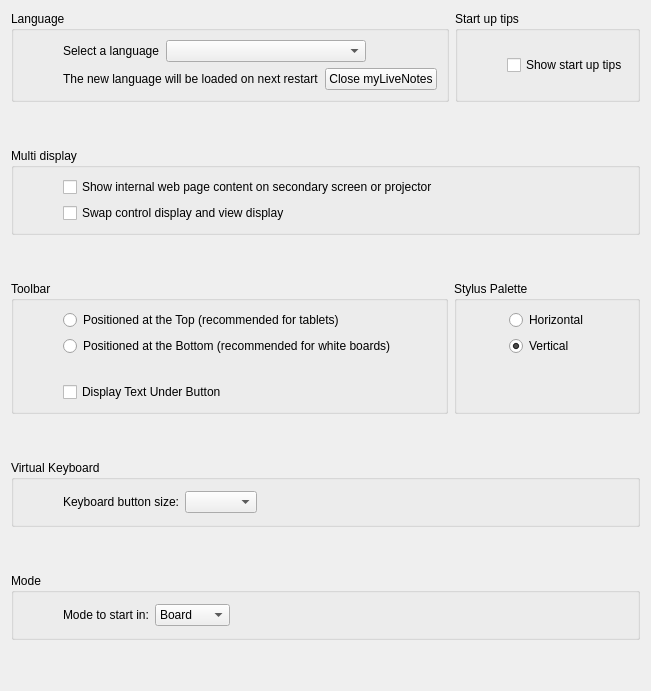
     <widget class="QWidget" name="displayTab">
      <attribute name="title">
       <string>Display</string>
      </attribute>
      <layout class="QVBoxLayout" name="verticalLayout_4">
       <item>
        <layout class="QHBoxLayout" name="horizontalLayout_10">
         <item>
          <widget class="QGroupBox" name="languageGroupBox">
           <property name="sizePolicy">
            <sizepolicy hsizetype="MinimumExpanding" vsizetype="Expanding">
             <horstretch>0</horstretch>
             <verstretch>0</verstretch>
            </sizepolicy>
           </property>
           <property name="title">
            <string>Language</string>
           </property>
           <layout class="QGridLayout" name="gridLayout_3">
            <item row="0" column="0">
             <spacer name="horizontalSpacer_7">
              <property name="orientation">
               <enum>Qt::Horizontal</enum>
              </property>
              <property name="sizeType">
               <enum>QSizePolicy::Preferred</enum>
              </property>
              <property name="sizeHint" stdset="0">
               <size>
                <width>40</width>
                <height>20</height>
               </size>
              </property>
             </spacer>
            </item>
            <item row="0" column="2">
             <layout class="QVBoxLayout" name="languageVerticalLayout">
              <property name="sizeConstraint">
               <enum>QLayout::SetFixedSize</enum>
              </property>
              <item>
               <layout class="QHBoxLayout" name="languageHAlert">
                <item>
                 <widget class="QLabel" name="languageLabel">
                  <property name="text">
                   <string>Select a language</string>
                  </property>
                 </widget>
                </item>
                <item>
                 <widget class="QComboBox" name="languageComboBox">
                  <property name="minimumSize">
                   <size>
                    <width>200</width>
                    <height>0</height>
                   </size>
                  </property>
                 </widget>
                </item>
                <item>
                 <spacer name="horizontalSpacer_8">
                  <property name="orientation">
                   <enum>Qt::Horizontal</enum>
                  </property>
                  <property name="sizeHint" stdset="0">
                   <size>
                    <width>40</width>
                    <height>20</height>
                   </size>
                  </property>
                 </spacer>
                </item>
               </layout>
              </item>
              <item>
               <layout class="QHBoxLayout" name="alertHLayout">
                <item>
                 <widget class="QLabel" name="closeOpenSankoreAlertLabel">
                  <property name="text">
                   <string>The new language will be loaded on next restart</string>
                  </property>
                 </widget>
                </item>
                <item>
                 <widget class="QPushButton" name="quitOpenSankorePushButton">
                  <property name="text">
                   <string>Close myLiveNotes</string>
                  </property>
                 </widget>
                </item>
               </layout>
              </item>
             </layout>
            </item>
           </layout>
          </widget>
         </item>
         <item>
          <widget class="QGroupBox" name="startupGroupBox">
           <property name="title">
            <string>Start up tips</string>
           </property>
           <layout class="QVBoxLayout" name="verticalLayout_5">
            <item>
             <layout class="QGridLayout" name="gridLayout_17">
              <item row="1" column="0">
               <spacer name="horizontalSpacer_9">
                <property name="orientation">
                 <enum>Qt::Horizontal</enum>
                </property>
                <property name="sizeType">
                 <enum>QSizePolicy::Fixed</enum>
                </property>
                <property name="sizeHint" stdset="0">
                 <size>
                  <width>40</width>
                  <height>20</height>
                 </size>
                </property>
               </spacer>
              </item>
              <item row="1" column="1">
               <widget class="QCheckBox" name="startupTipsCheckBox">
                <property name="text">
                 <string>Show start up tips</string>
                </property>
               </widget>
              </item>
             </layout>
            </item>
           </layout>
          </widget>
         </item>
        </layout>
       </item>
       <item>
        <spacer name="verticalSpacer_6">
         <property name="orientation">
          <enum>Qt::Vertical</enum>
         </property>
         <property name="sizeHint" stdset="0">
          <size>
           <width>20</width>
           <height>40</height>
          </size>
         </property>
        </spacer>
       </item>
       <item>
        <widget class="QGroupBox" name="multiDisplayGroupBox">
         <property name="title">
          <string>Multi display</string>
         </property>
         <layout class="QGridLayout" name="gridLayout_2">
          <item row="0" column="1">
           <widget class="QCheckBox" name="displayBrowserPageCheckBox">
            <property name="text">
             <string>Show internal web page content on secondary screen or projector</string>
            </property>
           </widget>
          </item>
          <item row="0" column="0">
           <spacer name="mirroringLSpacer">
            <property name="orientation">
             <enum>Qt::Horizontal</enum>
            </property>
            <property name="sizeType">
             <enum>QSizePolicy::Preferred</enum>
            </property>
            <property name="sizeHint" stdset="0">
             <size>
              <width>40</width>
              <height>20</height>
             </size>
            </property>
           </spacer>
          </item>
          <item row="0" column="2">
           <spacer name="mirroringRSpacer">
            <property name="orientation">
             <enum>Qt::Horizontal</enum>
            </property>
            <property name="sizeHint" stdset="0">
             <size>
              <width>40</width>
              <height>20</height>
             </size>
            </property>
           </spacer>
          </item>
          <item row="1" column="1">
           <widget class="QCheckBox" name="swapControlAndDisplayScreensCheckBox">
            <property name="text">
             <string>Swap control display and view display</string>
            </property>
           </widget>
          </item>
         </layout>
        </widget>
       </item>
       <item>
        <spacer name="toolbarSpacer">
         <property name="orientation">
          <enum>Qt::Vertical</enum>
         </property>
         <property name="sizeHint" stdset="0">
          <size>
           <width>20</width>
           <height>40</height>
          </size>
         </property>
        </spacer>
       </item>
       <item>
        <layout class="QHBoxLayout" name="horizontalLayout_12">
         <item>
          <widget class="QGroupBox" name="toolbarGroupBox">
           <property name="sizePolicy">
            <sizepolicy hsizetype="MinimumExpanding" vsizetype="Expanding">
             <horstretch>0</horstretch>
             <verstretch>0</verstretch>
            </sizepolicy>
           </property>
           <property name="title">
            <string>Toolbar</string>
           </property>
           <layout class="QGridLayout" name="gridLayout_9">
            <item row="0" column="1">
             <layout class="QGridLayout" name="gridLayout_10">
              <item row="0" column="0">
               <widget class="QRadioButton" name="toolbarAtTopRadioButton">
                <property name="text">
                 <string>Positioned at the Top (recommended for tablets)</string>
                </property>
               </widget>
              </item>
              <item row="1" column="0">
               <widget class="QRadioButton" name="toolbarAtBottomRadioButton">
                <property name="text">
                 <string>Positioned at the Bottom (recommended for white boards)</string>
                </property>
               </widget>
              </item>
              <item row="2" column="0">
               <spacer name="verticalSpacer">
                <property name="orientation">
                 <enum>Qt::Vertical</enum>
                </property>
                <property name="sizeType">
                 <enum>QSizePolicy::Fixed</enum>
                </property>
                <property name="sizeHint" stdset="0">
                 <size>
                  <width>20</width>
                  <height>20</height>
                 </size>
                </property>
               </spacer>
              </item>
             </layout>
            </item>
            <item row="0" column="0">
             <spacer name="toolbarLSpacer">
              <property name="orientation">
               <enum>Qt::Horizontal</enum>
              </property>
              <property name="sizeType">
               <enum>QSizePolicy::Preferred</enum>
              </property>
              <property name="sizeHint" stdset="0">
               <size>
                <width>40</width>
                <height>20</height>
               </size>
              </property>
             </spacer>
            </item>
            <item row="0" column="2">
             <spacer name="toolbarRSpacer">
              <property name="orientation">
               <enum>Qt::Horizontal</enum>
              </property>
              <property name="sizeType">
               <enum>QSizePolicy::Expanding</enum>
              </property>
              <property name="sizeHint" stdset="0">
               <size>
                <width>40</width>
                <height>20</height>
               </size>
              </property>
             </spacer>
            </item>
            <item row="1" column="1">
             <widget class="QCheckBox" name="toolbarDisplayTextCheckBox">
              <property name="text">
               <string>Display Text Under Button</string>
              </property>
             </widget>
            </item>
           </layout>
          </widget>
         </item>
         <item>
          <widget class="QGroupBox" name="stylusPaletteGroupBox">
           <property name="minimumSize">
            <size>
             <width>0</width>
             <height>0</height>
            </size>
           </property>
           <property name="title">
            <string>Stylus Palette</string>
           </property>
           <layout class="QGridLayout" name="gridLayout_14">
            <property name="leftMargin">
             <number>12</number>
            </property>
            <item row="0" column="1">
             <layout class="QGridLayout" name="gridLayout_5">
              <property name="sizeConstraint">
               <enum>QLayout::SetDefaultConstraint</enum>
              </property>
              <item row="2" column="0">
               <spacer name="verticalSpacer_5">
                <property name="orientation">
                 <enum>Qt::Vertical</enum>
                </property>
                <property name="sizeHint" stdset="0">
                 <size>
                  <width>20</width>
                  <height>40</height>
                 </size>
                </property>
               </spacer>
              </item>
              <item row="0" column="0">
               <widget class="QRadioButton" name="horizontalChoice">
                <property name="sizePolicy">
                 <sizepolicy hsizetype="Minimum" vsizetype="Fixed">
                  <horstretch>1</horstretch>
                  <verstretch>0</verstretch>
                 </sizepolicy>
                </property>
                <property name="minimumSize">
                 <size>
                  <width>0</width>
                  <height>0</height>
                 </size>
                </property>
                <property name="text">
                 <string>Horizontal</string>
                </property>
                <property name="checked">
                 <bool>false</bool>
                </property>
               </widget>
              </item>
              <item row="1" column="0">
               <widget class="QRadioButton" name="verticalChoice">
                <property name="text">
                 <string>Vertical</string>
                </property>
                <property name="checked">
                 <bool>true</bool>
                </property>
               </widget>
              </item>
             </layout>
            </item>
            <item row="0" column="2">
             <spacer name="horizontalSpacer_3">
              <property name="orientation">
               <enum>Qt::Horizontal</enum>
              </property>
              <property name="sizeType">
               <enum>QSizePolicy::Preferred</enum>
              </property>
              <property name="sizeHint" stdset="0">
               <size>
                <width>40</width>
                <height>20</height>
               </size>
              </property>
             </spacer>
            </item>
            <item row="0" column="0">
             <spacer name="horizontalSpacer_4">
              <property name="orientation">
               <enum>Qt::Horizontal</enum>
              </property>
              <property name="sizeType">
               <enum>QSizePolicy::Preferred</enum>
              </property>
              <property name="sizeHint" stdset="0">
               <size>
                <width>40</width>
                <height>20</height>
               </size>
              </property>
             </spacer>
            </item>
           </layout>
          </widget>
         </item>
        </layout>
       </item>
       <item>
        <spacer name="keyboardSpacer">
         <property name="orientation">
          <enum>Qt::Vertical</enum>
         </property>
         <property name="sizeType">
          <enum>QSizePolicy::Expanding</enum>
         </property>
         <property name="sizeHint" stdset="0">
          <size>
           <width>20</width>
           <height>40</height>
          </size>
         </property>
        </spacer>
       </item>
       <item>
        <widget class="QGroupBox" name="keyboardGroupBox">
         <property name="sizePolicy">
          <sizepolicy hsizetype="MinimumExpanding" vsizetype="Expanding">
           <horstretch>0</horstretch>
           <verstretch>0</verstretch>
          </sizepolicy>
         </property>
         <property name="title">
          <string>Virtual Keyboard</string>
         </property>
         <layout class="QGridLayout" name="gridLayout_13">
          <item row="0" column="0">
           <spacer name="horizontalSpacer">
            <property name="orientation">
             <enum>Qt::Horizontal</enum>
            </property>
            <property name="sizeType">
             <enum>QSizePolicy::Preferred</enum>
            </property>
            <property name="sizeHint" stdset="0">
             <size>
              <width>40</width>
              <height>20</height>
             </size>
            </property>
           </spacer>
          </item>
          <item row="0" column="1" rowspan="2">
           <layout class="QGridLayout" name="gridLayout_11">
            <item row="0" column="0">
             <widget class="QLabel" name="label_2">
              <property name="text">
               <string>Keyboard button size:</string>
              </property>
             </widget>
            </item>
            <item row="0" column="1">
             <widget class="QComboBox" name="keyboardPaletteKeyButtonSize"/>
            </item>
            <item row="0" column="2">
             <spacer name="horizontalSpacer_2">
              <property name="orientation">
               <enum>Qt::Horizontal</enum>
              </property>
              <property name="sizeHint" stdset="0">
               <size>
                <width>40</width>
                <height>20</height>
               </size>
              </property>
             </spacer>
            </item>
           </layout>
          </item>
         </layout>
        </widget>
       </item>
       <item>
        <spacer name="modeSpacer">
         <property name="orientation">
          <enum>Qt::Vertical</enum>
         </property>
         <property name="sizeHint" stdset="0">
          <size>
           <width>20</width>
           <height>40</height>
          </size>
         </property>
        </spacer>
       </item>
       <item>
        <widget class="QGroupBox" name="modeGroupBox">
         <property name="sizePolicy">
          <sizepolicy hsizetype="MinimumExpanding" vsizetype="Expanding">
           <horstretch>0</horstretch>
           <verstretch>0</verstretch>
          </sizepolicy>
         </property>
         <property name="title">
          <string>Mode</string>
         </property>
         <layout class="QGridLayout" name="gridLayout_15">
          <item row="0" column="1" rowspan="2">
           <layout class="QGridLayout" name="gridLayout_16">
            <item row="0" column="0">
             <widget class="QLabel" name="modeLabel">
              <property name="text">
               <string>Mode to start in:</string>
              </property>
             </widget>
            </item>
            <item row="0" column="1">
             <widget class="QComboBox" name="startModeComboBox">
              <item>
               <property name="text">
                <string>Board</string>
               </property>
              </item>
              <item>
               <property name="text">
                <string>Desktop</string>
               </property>
              </item>
             </widget>
            </item>
            <item row="0" column="2">
             <spacer name="horizontalSpacer_6">
              <property name="orientation">
               <enum>Qt::Horizontal</enum>
              </property>
              <property name="sizeHint" stdset="0">
               <size>
                <width>40</width>
                <height>20</height>
               </size>
              </property>
             </spacer>
            </item>
           </layout>
          </item>
          <item row="0" column="0">
           <spacer name="horizontalSpacer_5">
            <property name="orientation">
             <enum>Qt::Horizontal</enum>
            </property>
            <property name="sizeType">
             <enum>QSizePolicy::Preferred</enum>
            </property>
            <property name="sizeHint" stdset="0">
             <size>
              <width>40</width>
              <height>20</height>
             </size>
            </property>
           </spacer>
          </item>
         </layout>
        </widget>
       </item>
       <item>
        <spacer name="verticalSpacer_4">
         <property name="orientation">
          <enum>Qt::Vertical</enum>
         </property>
         <property name="sizeHint" stdset="0">
          <size>
           <width>20</width>
           <height>40</height>
          </size>
         </property>
        </spacer>
       </item>
      </layout>
     </widget>
